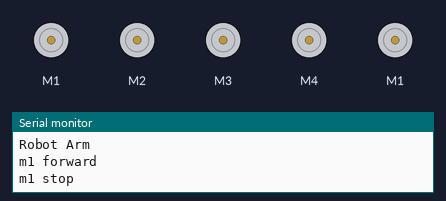
A sketch run on a simulated Arduino Uno, built with avr-gcc and run on an emulated ATmega328P. Shown: 5 × DC motor (green arrow = forward, orange = backward, longer = faster), the last lines printed to the serial monitor.

Above: at 2.2 s.
At 7.33 s:
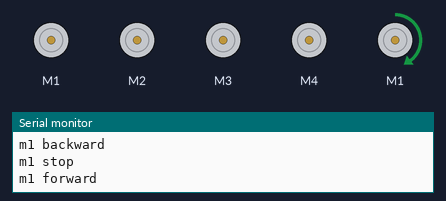
Timing chart, 0 to 8.1 s (numbered marks = the images above):
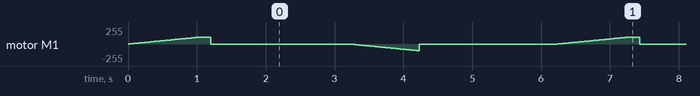

The sketch:

robo_arm.ino
```cpp
// (licence header left out)
#include <AFMotor.h>

AF_DCMotor m1(1);
AF_DCMotor m2(2);
AF_DCMotor m3(3);
AF_DCMotor m4(4);

// --------------------------------------------------------------------------
void setup() {
  Serial.begin(9600);           // set up Serial library at 9600 bps
  Serial.println("Robot Arm");

  m1.run(RELEASE);
  m2.run(RELEASE);
  m3.run(RELEASE);
  m4.run(RELEASE);
}

// --------------------------------------------------------------------------
void motor_go(AF_DCMotor m, int direction, uint8_t top_speed) {
   int i, max_speed = 255, incr ;

   m.run(direction);
   for (i = 0; i < top_speed; i++) {
      m.setSpeed(i);
      delay(10);
   }
}

// --------------------------------------------------------------------------
void motor_stop(AF_DCMotor m, uint8_t top_speed) {
   uint8_t i;

   for (i = top_speed; i != 0; i--) {
      m.setSpeed(i);
      delay(10);
   }
   m.run(RELEASE);
}


// --------------------------------------------------------------------------
// MAIN
// --------------------------------------------------------------------------
void loop() {
   Serial.println("m1 forward");
   motor_go(m1, FORWARD, 100);
   delay(200);
   Serial.println("m1 stop");
   motor_stop(m1, 100);
   delay(1000);

   Serial.println("m1 backward");
   motor_go(m1, BACKWARD, 100);
   delay(30);
   Serial.println("m1 stop");
   motor_stop(m1, 100);
   delay(1000);

/*
   Serial.println("m2 forward");
   motor_go(m2, FORWARD, 100);
   delay(30);
   Serial.println("m2 stop");
   motor_stop(m2, 100);
   Serial.println("m2 backward");
   motor_go(m2, BACKWARD, 100);
   delay(30);
   Serial.println("m2 stop");
   motor_stop(m2, 100);
*/

}
```
